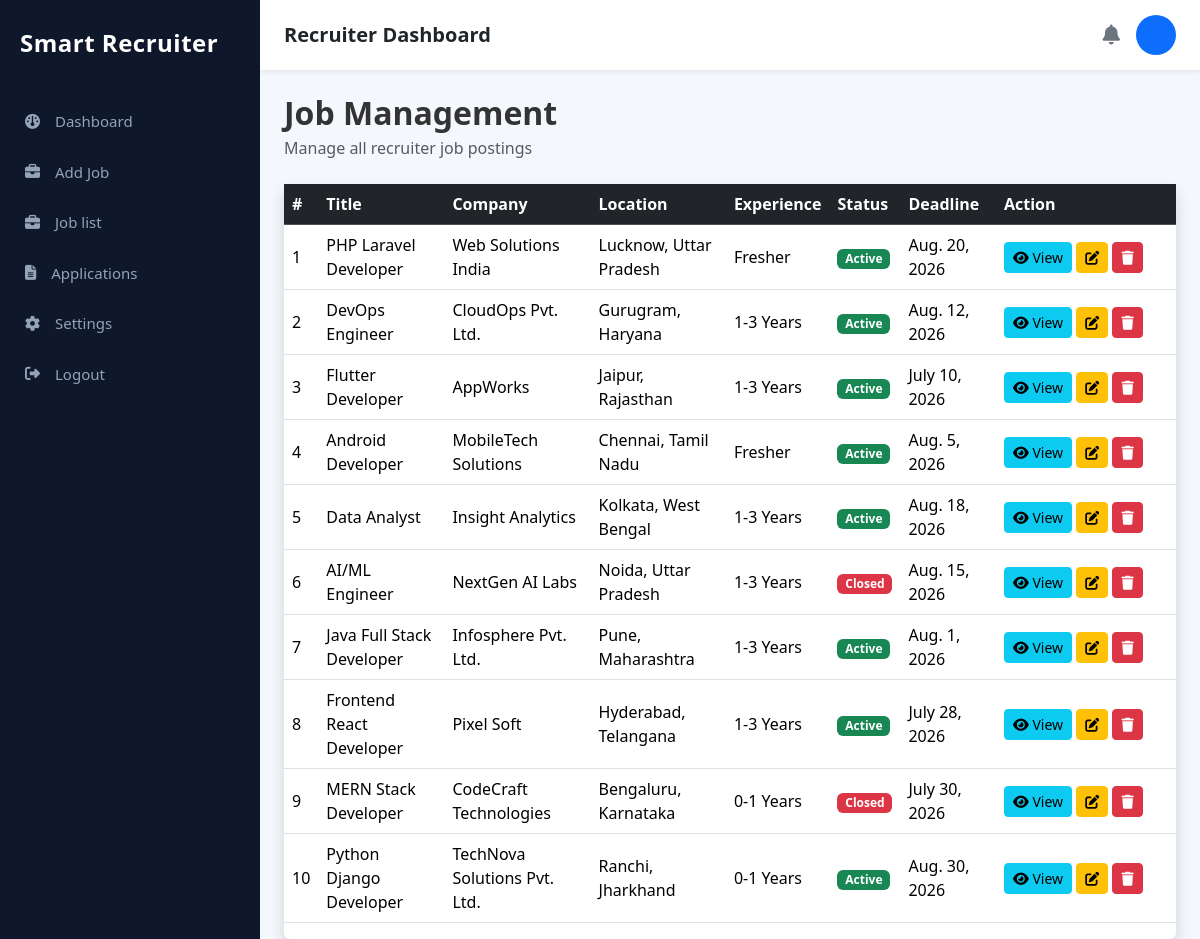
The app's page /recruiter/jobs/ with its own data.
### job/models.py (models this page shows, shortened)
class Job(models.Model):
    JOB_TYPES = (
        ("Full Time", "Full Time"),
        ("Part Time", "Part Time"),
        ("Internship", "Internship"),
        ("Contract", "Contract"),
        ("Remote", "Remote"),
    )
    WORK_MODE = (
        ("Onsite", "Onsite"),
        ("Remote", "Remote"),
        ("Hybrid", "Hybrid"),
    )
    STATUS = (
        ("Active", "Active"),
        ("Closed", "Closed"),
    )
    EXPERIENCE = (
        ("Fresher", "Fresher"),
        ("0-1 Years", "0-1 Years"),
        ("1-3 Years", "1-3 Years"),
        ("3-5 Years", "3-5 Years"),
        ("5+ Years", "5+ Years"),
    )
    title = models.CharField(max_length=200)
    company = models.CharField(max_length=200)
    location = models.CharField(max_length=200)
    work_mode = models.CharField(
        max_length=20,
        choices=WORK_MODE,
        default="Onsite"
    )
    job_type = models.CharField(
        max_length=30,
        choices=JOB_TYPES,
        default="Full Time"
    )
    experience = models.CharField(
        max_length=30,
        choices=EXPERIENCE,
        default="Fresher"
    )
    education = models.CharField(max_length=200)
    salary = models.CharField(max_length=100)
    skills = models.TextField(
        help_text="Example: Python, Django, SQL, REST API"
    )
    responsibilities = models.TextField()
    requirements = models.TextField()
    benefits = models.TextField(blank=True)
    description = models.TextField()
    deadline = models.DateField(default=timezone.now)
    applicants = models.PositiveIntegerField(default=0)
    openings = models.PositiveIntegerField(default=1)
    status = models.CharField(
        max_length=20,
        choices=STATUS,
        default="Active"
    )
    created_at = models.DateTimeField(auto_now_add=True)

### recruiter/views.py (the view)
def recruiter_job_list(request):
    jobs = Job.objects.all().order_by("-id")
    return render(
        request,
        "recruiter/job_list.html",
        {
            "jobs": jobs
        }
    )

### templates/recruiter/job_list.html
{% extends 'recruiter/recruiter_base.html' %} {% load static %}
{% block content %}
<div class="container-fluid">
  <div class="d-flex justify-content-between align-items-center mb-2">
    <div>
      <h2 class="fw-bold mb-1">Job Management</h2>
      <p class="text-muted">Manage all recruiter job postings</p>
    </div>
  </div>
  <div class="card shadow border-0">
    <div class="table-responsive">
      <table class="table table-hover align-middle">
        <thead class="table-dark">
          <tr>
            <th>#</th>
            <th>Title</th>
            <th>Company</th>
            <th>Location</th>
            <th>Experience</th>
            <th>Status</th>
            <th>Deadline</th>
            <th width="180">Action</th>
          </tr>
        </thead>
        <tbody>
          {% for job in jobs %}
          <tr>
            <td>{{ forloop.counter }}</td>
            <td>{{ job.title }}</td>
            <td>{{ job.company }}</td>
            <td>{{ job.location }}</td>
            <td>{{ job.experience }}</td>
            <td>
              {% if job.status == "Active" %}
              <span class="badge bg-success"> Active </span>
              {% else %}
              <span class="badge bg-danger"> Closed </span>
              {% endif %}
            </td>
            <td>{{ job.deadline }}</td>
            <td>
              <a
                href="{% url 'recruiter_job_detail' job.id %}"
                class="btn btn-info btn-sm"
              >
                <i class="fa-solid fa-eye"></i>
                View
              </a>
              <a
                href="{% url 'recruiter_edit_job' job.id %}"
                class="btn btn-sm btn-warning"
              >
                <i class="fa fa-edit"></i>
              </a>
              <a
                href="{% url 'recruiter_delete_job' job.id %}"
                class="btn btn-sm btn-danger"
              >
                <i class="fa fa-trash"></i>
              </a>
            </td>
          </tr>
          {% empty %}
          <tr>
            <td colspan="8" class="text-center">No Jobs Found</td>
          </tr>
          {% endfor %}
        </tbody>
      </table>
    </div>
  </div>
</div>
{% endblock %}

### static/css/recruiter.css (style rules this page uses)
* { margin: 0; padding: 0; box-sizing: border-box; font-family: "Segoe UI", Tahoma, Geneva, Verdana, sans-serif; }
body { background: #f4f7fc; color: #333; }

### records on screen
Job: title "PHP Laravel Developer", company "Web Solutions India", location "Lucknow, Uttar Pradesh", experience "Fresher", status "Active", deadline "Aug. 20, 2026"
Job: title "DevOps Engineer", company "CloudOps Pvt. Ltd.", location "Gurugram, Haryana", experience "1-3 Years", status "Active", deadline "Aug. 12, 2026"
Job: title "Flutter Developer", company "AppWorks", location "Jaipur, Rajasthan", experience "1-3 Years", status "Active", deadline "July 10, 2026"
Job: title "Android Developer", company "MobileTech Solutions", location "Chennai, Tamil Nadu", experience "Fresher", status "Active", deadline "Aug. 5, 2026"
Job: title "Data Analyst", company "Insight Analytics", location "Kolkata, West Bengal", experience "1-3 Years", status "Active", deadline "Aug. 18, 2026"
Job: title "AI/ML Engineer", company "NextGen AI Labs", location "Noida, Uttar Pradesh", experience "1-3 Years", status "Closed", deadline "Aug. 15, 2026"
Job: title "Java Full Stack Developer", company "Infosphere Pvt. Ltd.", location "Pune, Maharashtra", experience "1-3 Years", status "Active", deadline "Aug. 1, 2026"
Job: title "Frontend React Developer", company "Pixel Soft", location "Hyderabad, Telangana", experience "1-3 Years", status "Active", deadline "July 28, 2026"
Job: title "MERN Stack Developer", company "CodeCraft Technologies", location "Bengaluru, Karnataka", experience "0-1 Years", status "Closed", deadline "July 30, 2026"
Job: title "Python Django Developer", company "TechNova Solutions Pvt. Ltd.", location "Ranchi, Jharkhand", experience "0-1 Years", status "Active", deadline "Aug. 30, 2026"
